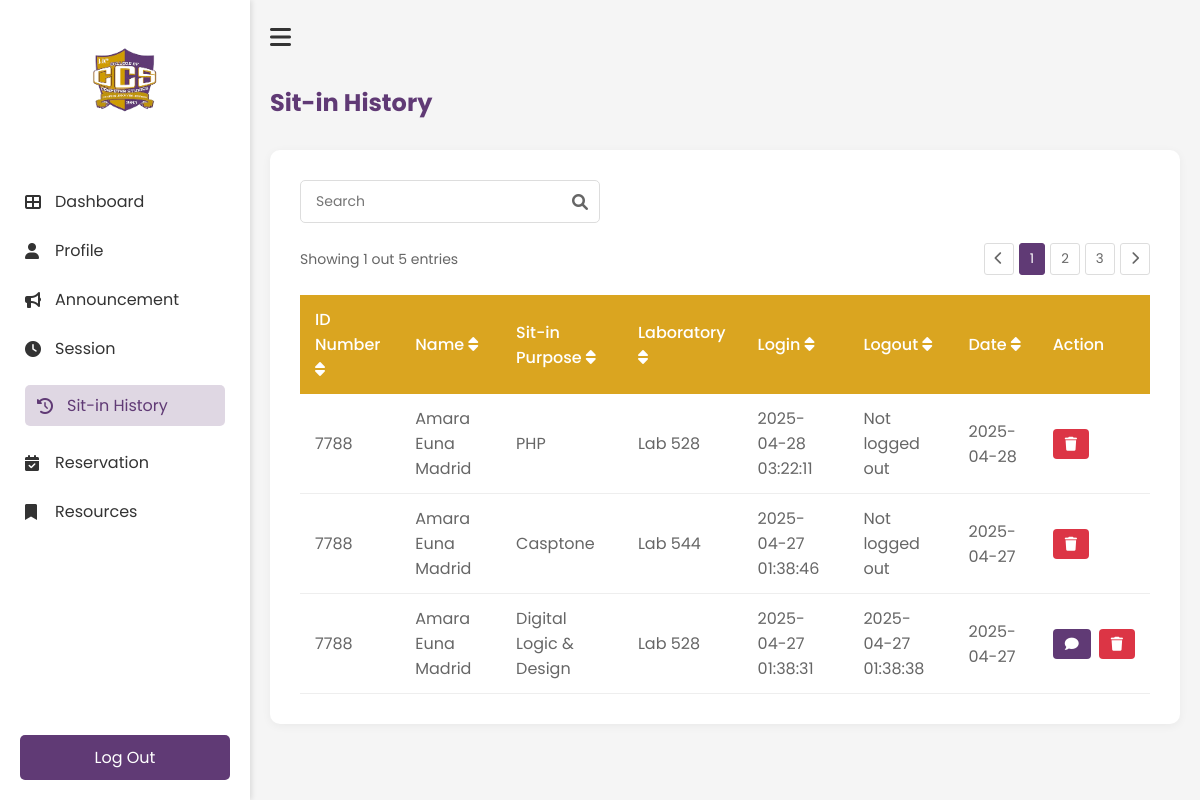
Page /History (signed in) on the earlier database version.
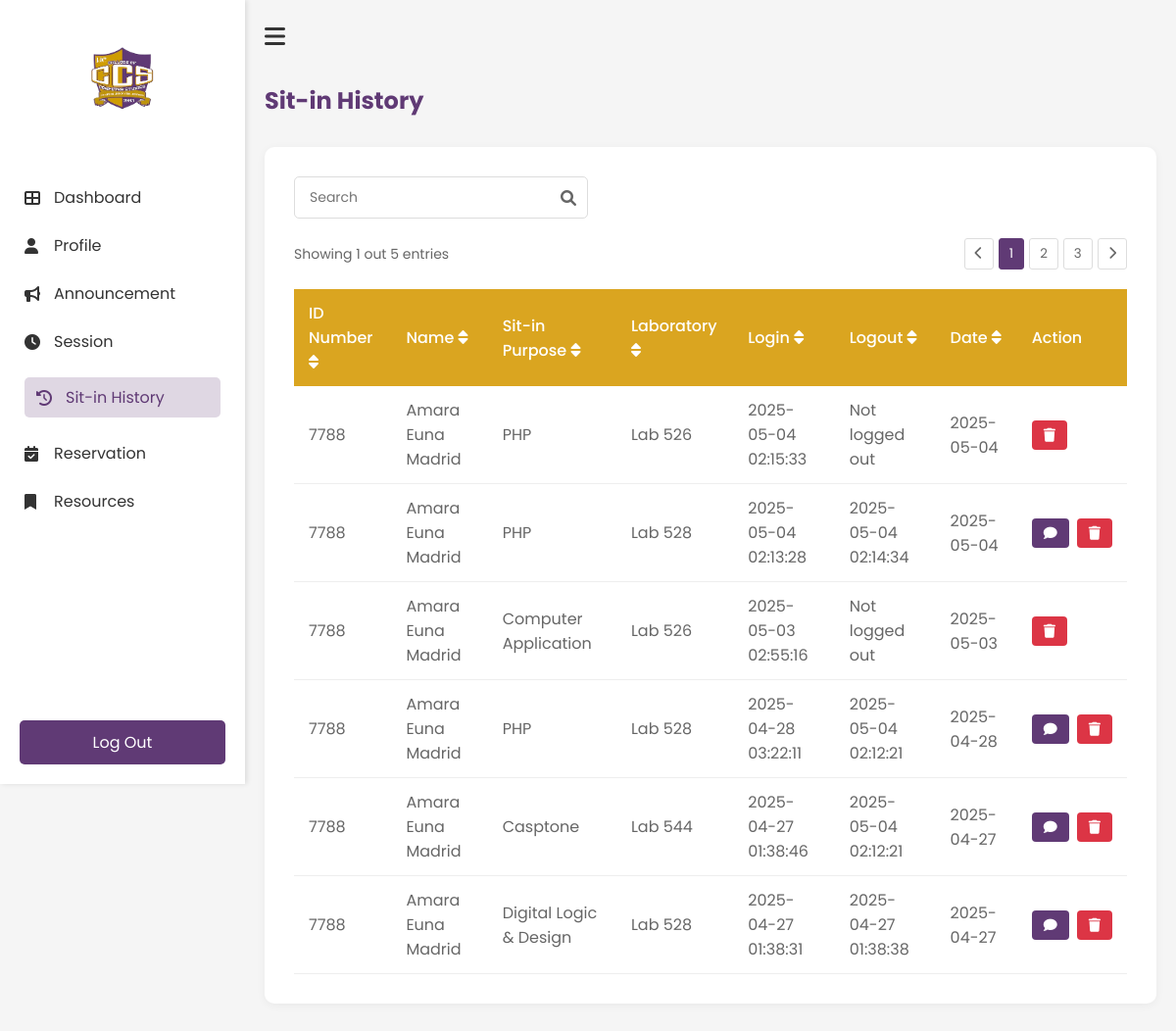
Same page on the later database version.
### tables this page shows
CREATE TABLE reservations (
                id INTEGER PRIMARY KEY AUTOINCREMENT,
                idno TEXT NOT NULL,
                purpose TEXT NOT NULL,
                lab TEXT NOT NULL,
                computer_number INTEGER NOT NULL,
                time_in DATETIME NOT NULL,
                time_out DATETIME,
                status TEXT DEFAULT 'Pending',
                requested_time DATETIME,
                FOREIGN KEY (idno) REFERENCES users(IDNO)
            );

### app.py (the view)
@app.route('/History')
def History():
    if 'username' not in session:
        return redirect(url_for('login'))
    history = get_user_history(session['student_id'])
    return render_template('student/history.html', history=history)

### templates/student/history.html (shortened to what this page needs)
<!DOCTYPE html>
<html lang="en">
    <head>
        <link rel="stylesheet" href="{{ url_for('static', filename='student/history.css') }}">
        <link rel="stylesheet" href="https://cdnjs.cloudflare.com/ajax/libs/font-awesome/6.0.0-beta3/css/all.min.css">
    </head>
    <body>
        <div class="history-container">
            <nav class="sidebar" id="sidebar">
                <div class="logo-container">
                    <img src="{{ url_for('static', filename='images/ccs.png') }}" alt="ccs logo" class="logo">
                </div>
                <ul class="nav-links">
                    <li><a href="{{ url_for('Dashboard') }}"><i class="fas fa-th-large"></i>Dashboard</a></li>
                    <li><a href="{{ url_for('Profile') }}"><i class="fas fa-user"></i>Profile</a></li>
                    <li><a href="{{ url_for('Announcement') }}"><i class="fas fa-bullhorn"></i>Announcement</a></li>
                    <li><a href="{{ url_for('Session') }}"><i class="fas fa-clock"></i>Session</a></li>
                    <li><a href="{{ url_for('History') }}" class="active"><i class="fas fa-history"></i>Sit-in History</a></li>
                    <li><a href="{{ url_for('Reservation') }}"><i class="fas fa-calendar-check"></i>Reservation</a></li>
                    <li><a href="{{ url_for('Resources') }}"><i class="fas fa-bookmark"></i>Resources</a></li>
                </ul>
                <div class="logout-section">
                    <a href="{{ url_for('logout') }}" class="logout-btn"></i>Log Out</a>
                </div>
            </nav>
            <main class="main-content">
                <div class="top-bar">
                    <button id="sidebar-toggle" class="hamburger-btn"><i class="fas fa-bars"></i></button>
                </div>
                <h1 class="header">Sit-in History</h1>
                <div class="history-card">
                    <div class="search-container">
                        <input type="text" id="searchInput" placeholder="Search" class="search-input">
                        <i class="fas fa-search search-icon"></i>
                    </div>
                    <div class="table-container">
                        <div class="pagination-top">
                            <span>Showing 1 out 5 entries</span>
                            <div class="pagination-controls">
                                <button class="page-btn"><i class="fas fa-chevron-left"></i></button>
                                <button class="page-btn active">1</button>
                                <button class="page-btn">2</button>
                                <button class="page-btn">3</button>
                                <button class="page-btn"><i class="fas fa-chevron-right"></i></button>
                            </div>
                        </div>
                <table class="history-table" id="historyTable">
                    <thead>
                        <tr>
                            <th onclick="sortTable(0)">ID Number <i class="fas fa-sort"></i></th>
                            <th onclick="sortTable(1)">Name <i class="fas fa-sort"></i></th>
                            <th onclick="sortTable(2)">Sit-in Purpose <i class="fas fa-sort"></i></th>
                            <th onclick="sortTable(3)">Laboratory <i class="fas fa-sort"></i></th>
                            <th onclick="sortTable(4)">Login <i class="fas fa-sort"></i></th>
                            <th onclick="sortTable(5)">Logout <i class="fas fa-sort"></i></th>
                            <th onclick="sortTable(6)">Date <i class="fas fa-sort"></i></th>
                            <th>Action</th>
                        </tr>
                    </thead>
                    <tbody>
                            {% for record in history %}
                            <tr data-id="{{ record.id }}">
                                <td>{{ record.idno }}</td>
                                <td>{{ record.name }}</td>
                                <td>{{ record.purpose }}</td>
                                <td>{{ record.laboratory }}</td>
                                <td>{{ record.login }}</td>
                                <td>{{ record.logout }}</td>
                                <td>{{ record.date }}</td>
                                <td>
                                    <div class="action-buttons">
                                        {% if record.status == 'Completed' %}
                                            <button class="feedback-btn" onclick="openFeedbackModal('{{ record.id }}')">
                                                <i class="fas fa-comment"></i>
                                            </button>
                                        {% endif %}
                                        <button class="delete-btn" onclick="deleteRecord('{{ record.id }}')">
                                            <i class="fas fa-trash"></i>
                                        </button>
                                    </div>
                                </td>
                            </tr>
                            {% endfor %}
                        </tbody>
                </table>
            </div>
        </div>
    </main>
    </body>
</html>

### static/student/history.css (style rules this page uses)
* { margin: 0; padding: 0; box-sizing: border-box; font-family: 'Poppins', sans-serif; }
body { background-color: #f5f5f5; }
.history-container { display: flex; min-height: 100vh; }
.history-card { background: white; border-radius: 10px; padding: 30px; box-shadow: 0 2px 10px rgba(0, 0, 0, 0.05); margin: 20px 0; }
.search-container { position: relative; margin-bottom: 20px; max-width: 300px; }
.search-input { width: 100%; padding: 10px 35px 10px 15px; border: 1px solid #ddd; border-radius: 5px; font-size: 14px; }
.search-icon { position: absolute; right: 12px; top: 50%; transform: translateY(-50%); color: #666; }
.table-container { overflow-x: auto; }
.pagination-top { display: flex; justify-content: space-between; align-items: center; margin-bottom: 20px; color: #666; font-size: 14px; }
.pagination-controls { display: flex; gap: 5px; }
.page-btn { padding: 5px 10px; border: 1px solid #ddd; background: white; border-radius: 3px; cursor: pointer; color: #666; }
.page-btn.active { background-color: #603A75; color: white; border-color: #603A75; }
.history-table { width: 100%; border-collapse: collapse; margin-top: 10px; }
.history-table th { background-color: #DAA520; color: white; text-align: left; padding: 12px 15px; font-weight: 500; }
.history-table td { padding: 12px 15px; border-bottom: 1px solid #eee; color: #666; }
.sidebar { width: 250px; height: 100vh; position: fixed; left: 0; top: 0; background-color: white; padding: 20px 0; transition: all 0.3s ease; box-shadow: 2px 0 5px rgba(0, 0, 0, 0.1); z-index: 1000; }
.main-content { margin-left: 250px; transition: all 0.3s ease; width: calc(100% - 250px); padding: 20px; }
.main-content { flex: 1; padding: 20px; transition: all 0.3s ease; }
.top-bar { display: flex; align-items: center; margin-bottom: 30px; }
.hamburger-btn { background: none; border: none; font-size: 24px; cursor: pointer; margin-right: 15px; color: #333; }
.logo-container { text-align: center; padding: 20px 0; }
.logo { width: 80px; height: auto; }
.nav-links { list-style: none; padding: 0; margin-top: 30px; }
.nav-links li { padding: 12px 25px; }
.nav-links li a { color: #333; text-decoration: none; display: flex; align-items: center; transition: 0.3s; }
.nav-links li a:hover, .nav-links li a.active { padding: 8px 12px; border-radius: 5px; color: #603A75; background-color: rgba(96, 58, 117, 0.2); }
.nav-links li a i { margin-right: 10px; width: 20px; }
.nav-links li a:hover, .nav-links li a.active { color: #603A75; }
.logout-section { position: absolute; bottom: 20px; width: 100%; padding: 0 20px; }
.logout-btn { display: block; width: 100%; padding: 10px; background-color: #603A75; color: white; text-align: center; text-decoration: none; border-radius: 5px; transition: 0.3s; }
.main-content h1 { color: #603A75; margin-bottom: 30px; font-size: 24px; }
.feedback-btn { background-color: #603A75; color: white; border: none; padding: 8px 12px; border-radius: 4px; cursor: pointer; font-family: 'Poppins', sans-serif; display: flex; align-items: center; gap: 5px; }
.feedback-btn i { font-size: 14px; }
.action-buttons { display: flex; gap: 8px; }
.delete-btn { background-color: #dc3545; color: white; border: none; padding: 8px 12px; border-radius: 4px; cursor: pointer; font-family: 'Poppins', sans-serif; display: flex; align-items: center; }
.delete-btn i { font-size: 14px; }

Differences in the rows shown:
added reservations: idno "7788", name "Amara Euna Madrid", purpose "PHP", laboratory "Lab 526", login "2025-05-04 02:15:33", logout "Not logged out", date "2025-05-04"
added reservations: idno "7788", name "Amara Euna Madrid", purpose "PHP", laboratory "Lab 528", login "2025-05-04 02:13:28", logout "2025-05-04 02:14:34", date "2025-05-04"
added reservations: idno "7788", name "Amara Euna Madrid", purpose "Computer Application", laboratory "Lab 526", login "2025-05-03 02:55:16", logout "Not logged out", date "2025-05-03"
changed reservations (number 4 of 6 on the later page): logout "Not logged out" → "2025-05-04 02:12:21"; status "Active" → "Completed" (drawn)
changed reservations "Casptone": logout "Not logged out" → "2025-05-04 02:12:21"; status "Active" → "Completed" (drawn)
